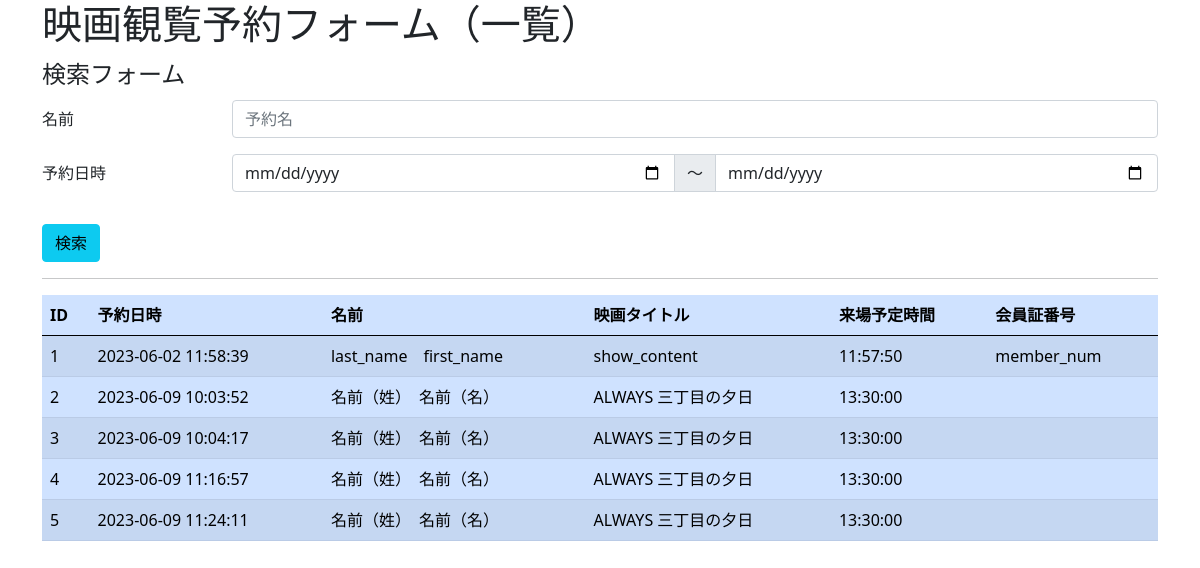
Page /list.php on the committed database.
### tables this page shows
CREATE TABLE `form` (
  `id` int(11) NOT NULL,
  `created_at` datetime NOT NULL DEFAULT CURRENT_TIMESTAMP,
  `last_name` varchar(128) NOT NULL,
  `first_name` varchar(128) NOT NULL,
  `last_name_kana` varchar(128) NOT NULL,
  `first_name_kana` varchar(128) NOT NULL,
  `address` text,
  `phone_number` varchar(16) NOT NULL,
  `seat_1` int(4) DEFAULT NULL,
  `seat_2` int(4) DEFAULT NULL,
  `select_time` time NOT NULL,
  `show_content` text NOT NULL,
  `payment` text,
  `member_num` varchar(64) DEFAULT NULL,
  `jobs` text
);

### src/list.php (the view, shortened to what this page needs)
<?php
extract($_POST);
$errors = [];
$db_host = 'mysql';
$db_user = 'app';
$db_password = 'app_passwd';
$db_db = 'test';
$mysqli = @new mysqli(
  $db_host,
  $db_user,
  $db_password,
  $db_db
);
if ($mysqli->connect_error) {
  $errors[] = "[{$mysqli->connect_errno}]::MySQLのエラーです";
} else {
  $query  = "SELECT * FROM form";
  $stmt   = $mysqli->prepare($query);
  try {
    $stmt->execute();
    $rows = [];
    $result = $stmt->get_result();
    while ($row = $result->fetch_array(MYSQLI_ASSOC)) {
      $rows[] = $row;
    }
  } catch (Exception $e) {
    $errors[] = "[99999]::{$e->getMessage()}";
  }
}
?>
<!doctype html>
<html lang="en">
<head>
  <link href="https://cdn.jsdelivr.net/npm/bootstrap@5.0.2/dist/css/bootstrap.min.css" rel="stylesheet">
</head>
<body>
  <div class="container">
    <h1>映画観覧予約フォーム（一覧）</h1>
    <form class="form" method="post" action="list.php">
      <legend>検索フォーム</legend>
      <div class="mb-3 row">
        <label for="name" class="col-2 col-form-label">名前</label>
        <div class="col-10">
          <input type="text" class="form-control" placeholder="予約名" aria-label="name" name="name" value="<?php echo empty($name) ? "" : $name; ?>">
        </div>
      </div>
      <div class="mb-3 row">
        <label for="created_at_start" class="col-2 col-form-label">予約日時</label>
        <div class="col-10">
          <div class="input-group mb-3">
            <input type="date" class="form-control" placeholder="予約日時（検索開始）" aria-label="created_at_start" name="created_at_start">
            <span class="input-group-text">〜</span>
            <input type="date" class="form-control" placeholder="予約日時（検索終了）" aria-label="created_at_end" name="created_at_end">
          </div>
        </div>
      </div>
      <button type="submit" class="btn btn-info">検索</button>
    </form>
    <hr>
    <?php if (empty($errors)) { ?>
      <table class="table table-primary table-striped">
        <thead>
          <tr>
            <th>ID</th>
            <th>予約日時</th>
            <th>名前</th>
            <th>映画タイトル</th>
            <th>来場予定時間</th>
            <th>会員証番号</th>
          </tr>
        </thead>
        <tbody>
          <?php foreach ($rows as $row) { ?>
            <tr>
              <td><?php echo htmlspecialchars($row['id'], ENT_HTML5); ?></td>
              <td><?php echo htmlspecialchars($row['created_at'], ENT_HTML5); ?></td>
              <td><?php echo htmlspecialchars("{$row['last_name']}　{$row['first_name']}", ENT_HTML5); ?></td>
              <td><?php echo htmlspecialchars($row['show_content'], ENT_HTML5); ?></td>
              <td><?php echo htmlspecialchars($row['select_time'], ENT_HTML5); ?></td>
              <td><?php echo htmlspecialchars($row['member_num'], ENT_HTML5); ?></td>
            </tr>
          <?php } ?>
        </tbody>
      </table>
    <?php } else { ?>
      <div class="alert alert-danger" role="alert">
        <?php echo implode("<br>", $errors); ?>
      </div>
    <?php } ?>
  </div>
</body>
</html>

### rows in the picture
form: id "1", created_at "2023-06-02 11:58:39", last_name+first_name "last_name first_name", show_content "show_content", select_time "11:57:50", member_num "member_num"
form: id "2", created_at "2023-06-09 10:03:52", last_name+first_name "名前（姓） 名前（名）", show_content "ALWAYS 三丁目の夕日", select_time "13:30:00"
form: id "3", created_at "2023-06-09 10:04:17", last_name+first_name "名前（姓） 名前（名）", show_content "ALWAYS 三丁目の夕日", select_time "13:30:00"
form: id "4", created_at "2023-06-09 11:16:57", last_name+first_name "名前（姓） 名前（名）", show_content "ALWAYS 三丁目の夕日", select_time "13:30:00"
form: id "5", created_at "2023-06-09 11:24:11", last_name+first_name "名前（姓） 名前（名）", show_content "ALWAYS 三丁目の夕日", select_time "13:30:00"
